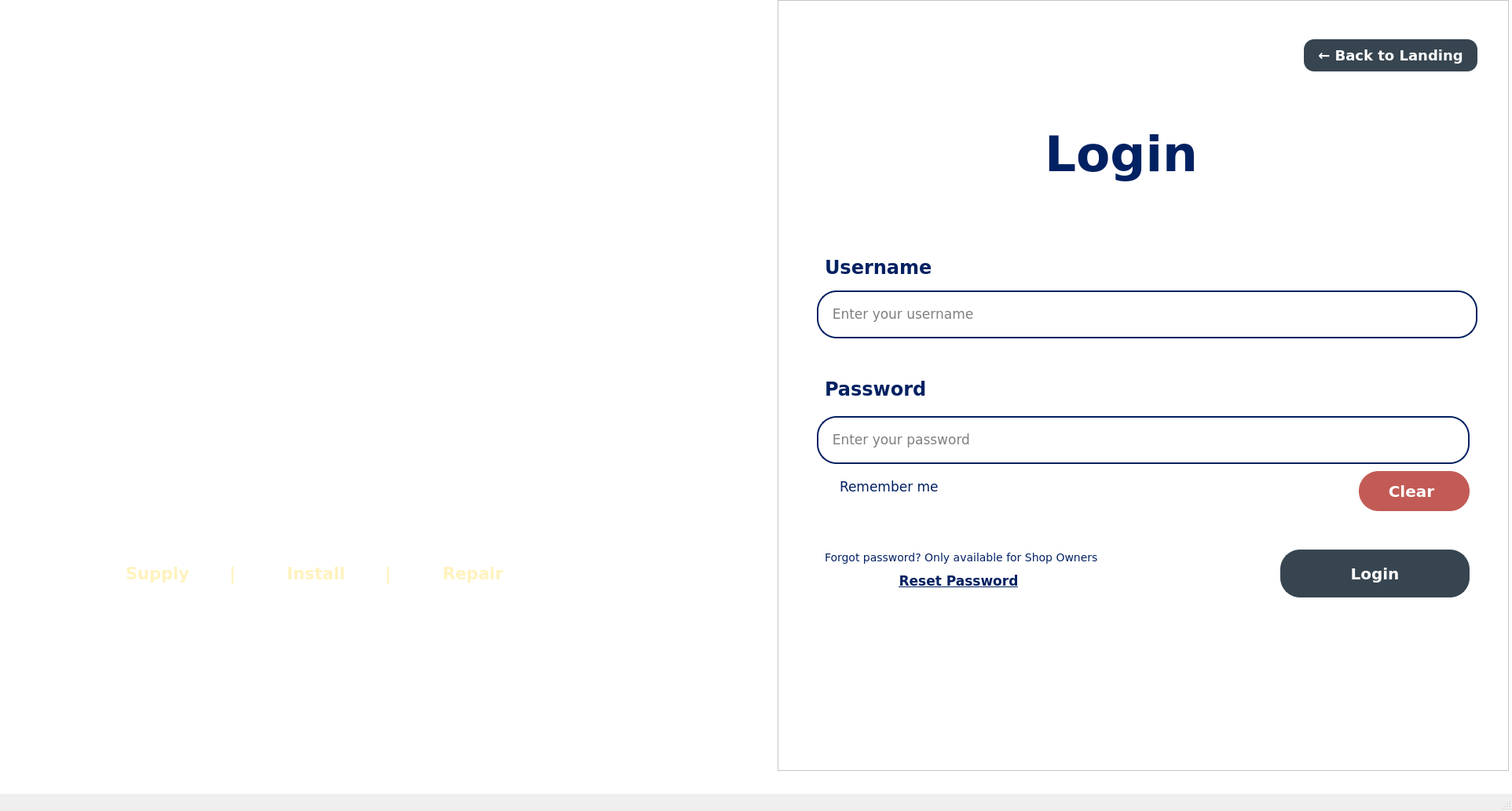
<?xml version="1.0" encoding="UTF-8"?>
<ui version="4.0">
 <class>LOGIN</class>
 <widget class="QMainWindow" name="LOGIN">
  <property name="geometry">
   <rect>
    <x>0</x>
    <y>0</y>
    <width>1925</width>
    <height>1033</height>
   </rect>
  </property>
  <property name="maximumSize">
   <size>
    <width>16777215</width>
    <height>16777215</height>
   </size>
  </property>
  <property name="windowTitle">
   <string>Inventory and Sales Management System</string>
  </property>
  <widget class="QWidget" name="centralwidget">
   <property name="styleSheet">
    <string notr="true">background-color: white;</string>
   </property>
   <widget class="QLabel" name="PIC">
    <property name="geometry">
     <rect>
      <x>0</x>
      <y>0</y>
      <width>1921</width>
      <height>982</height>
     </rect>
    </property>
    <property name="minimumSize">
     <size>
      <width>100</width>
      <height>40</height>
     </size>
    </property>
    <property name="maximumSize">
     <size>
      <width>16777215</width>
      <height>16777215</height>
     </size>
    </property>
    <property name="text">
     <string/>
    </property>
    <property name="pixmap">
     <pixmap>:/JJimages/PIC_log_sign_in.png</pixmap>
    </property>
    <property name="scaledContents">
     <bool>true</bool>
    </property>
   </widget>
   <widget class="QLabel" name="label">
    <property name="geometry">
     <rect>
      <x>270</x>
      <y>130</y>
      <width>451</width>
      <height>331</height>
     </rect>
    </property>
    <property name="styleSheet">
     <string notr="true">background-color: transparent;</string>
    </property>
    <property name="text">
     <string/>
    </property>
    <property name="pixmap">
     <pixmap>:/JJimages/JJLOGO.png</pixmap>
    </property>
    <property name="scaledContents">
     <bool>true</bool>
    </property>
   </widget>
   <widget class="QFrame" name="frame">
    <property name="geometry">
     <rect>
      <x>990</x>
      <y>0</y>
      <width>931</width>
      <height>982</height>
     </rect>
    </property>
    <property name="frameShape">
     <enum>QFrame::StyledPanel</enum>
    </property>
    <property name="frameShadow">
     <enum>QFrame::Raised</enum>
    </property>
    <widget class="QCheckBox" name="checkBox_rememberme">
     <property name="geometry">
      <rect>
       <x>60</x>
       <y>610</y>
       <width>201</width>
       <height>20</height>
      </rect>
     </property>
     <property name="font">
      <font>
       <family>Verdana</family>
       <pointsize>13</pointsize>
      </font>
     </property>
     <property name="styleSheet">
      <string notr="true">color: #022162;
font-family: &quot;Verdana&quot;, sans-serif; 
background: transparent;</string>
     </property>
     <property name="text">
      <string>Remember me</string>
     </property>
    </widget>
    <widget class="QPushButton" name="pushButton_xtolanding">
     <property name="geometry">
      <rect>
       <x>670</x>
       <y>50</y>
       <width>221</width>
       <height>41</height>
      </rect>
     </property>
     <property name="font">
      <font>
       <family>Verdana</family>
       <pointsize>-1</pointsize>
       <weight>87</weight>
       <bold>true</bold>
      </font>
     </property>
     <property name="styleSheet">
      <string notr="true">border-radius: 13px; 
padding: 1px; 
font-weight: 700;
font-family: &quot;Verdana&quot;, sans-serif; 
font-size: 18px;
background-color: #374550; 
color: white;</string>
     </property>
     <property name="text">
      <string>← Back to Landing</string>
     </property>
    </widget>
    <widget class="QLabel" name="label_2">
     <property name="geometry">
      <rect>
       <x>340</x>
       <y>130</y>
       <width>261</width>
       <height>131</height>
      </rect>
     </property>
     <property name="font">
      <font>
       <family>Verdana</family>
       <pointsize>47</pointsize>
       <weight>87</weight>
       <bold>true</bold>
      </font>
     </property>
     <property name="styleSheet">
      <string notr="true">color: #022162;
font-weight: 700;
font-family: &quot;Verdana&quot;, sans-serif; 
background: transparent;</string>
     </property>
     <property name="text">
      <string>Login</string>
     </property>
    </widget>
    <widget class="QLabel" name="username">
     <property name="geometry">
      <rect>
       <x>60</x>
       <y>310</y>
       <width>181</width>
       <height>61</height>
      </rect>
     </property>
     <property name="font">
      <font>
       <family>Verdana</family>
       <pointsize>18</pointsize>
       <weight>87</weight>
       <bold>true</bold>
      </font>
     </property>
     <property name="styleSheet">
      <string notr="true">color: #022162;
font-weight: 700;
font-family: &quot;Verdana&quot;, sans-serif; 
background: transparent;</string>
     </property>
     <property name="text">
      <string>Username</string>
     </property>
    </widget>
    <widget class="QLabel" name="password">
     <property name="geometry">
      <rect>
       <x>60</x>
       <y>460</y>
       <width>181</width>
       <height>71</height>
      </rect>
     </property>
     <property name="font">
      <font>
       <family>Verdana</family>
       <pointsize>18</pointsize>
       <weight>87</weight>
       <bold>true</bold>
      </font>
     </property>
     <property name="styleSheet">
      <string notr="true">color: #022162;
font-weight: 700;
font-family: &quot;Verdana&quot;, sans-serif; 
background: transparent;</string>
     </property>
     <property name="text">
      <string>Password</string>
     </property>
    </widget>
    <widget class="QLineEdit" name="login_usrname">
     <property name="geometry">
      <rect>
       <x>50</x>
       <y>370</y>
       <width>841</width>
       <height>61</height>
      </rect>
     </property>
     <property name="font">
      <font>
       <family>Verdana</family>
       <pointsize>13</pointsize>
      </font>
     </property>
     <property name="styleSheet">
      <string notr="true">border: 2px solid #022162; 
border-radius: 25px; 
padding: 5px;
font-family: &quot;Verdana&quot;, sans-serif; </string>
     </property>
     <property name="placeholderText">
      <string>  Enter your username</string>
     </property>
    </widget>
    <widget class="QLineEdit" name="login_password">
     <property name="geometry">
      <rect>
       <x>50</x>
       <y>530</y>
       <width>831</width>
       <height>61</height>
      </rect>
     </property>
     <property name="font">
      <font>
       <family>Verdana</family>
       <pointsize>13</pointsize>
      </font>
     </property>
     <property name="styleSheet">
      <string notr="true">border: 2px solid #022162; 
border-radius: 25px; 
padding: 5px;
font-family: &quot;Verdana&quot;, sans-serif; </string>
     </property>
     <property name="echoMode">
      <enum>QLineEdit::Password</enum>
     </property>
     <property name="placeholderText">
      <string>  Enter your password</string>
     </property>
    </widget>
    <widget class="QPushButton" name="pushButton_LOGIN">
     <property name="geometry">
      <rect>
       <x>640</x>
       <y>700</y>
       <width>241</width>
       <height>61</height>
      </rect>
     </property>
     <property name="font">
      <font>
       <family>Verdana</family>
       <pointsize>15</pointsize>
       <weight>87</weight>
       <bold>true</bold>
      </font>
     </property>
     <property name="styleSheet">
      <string notr="true">border: 2px solid #374550; 
border-radius: 25px; 
padding: 5px; 
font-weight: 700;
font-family: &quot;Verdana&quot;, sans-serif; 
background-color: #374550; 
color: white;</string>
     </property>
     <property name="text">
      <string>Login</string>
     </property>
    </widget>
    <widget class="QLabel" name="forgotPassLabel">
     <property name="geometry">
      <rect>
       <x>60</x>
       <y>680</y>
       <width>351</width>
       <height>61</height>
      </rect>
     </property>
     <property name="font">
      <font>
       <family>Verdana</family>
       <pointsize>-1</pointsize>
       <weight>50</weight>
       <bold>false</bold>
      </font>
     </property>
     <property name="styleSheet">
      <string notr="true">color: #022162;
font-family: &quot;Verdana&quot;, sans-serif; 
font-size: 14px;
background: transparent;</string>
     </property>
     <property name="text">
      <string>Forgot password? Only available for Shop Owners</string>
     </property>
    </widget>
    <widget class="QPushButton" name="pushButton_forgotPass_login_page">
     <property name="geometry">
      <rect>
       <x>120</x>
       <y>720</y>
       <width>221</width>
       <height>41</height>
      </rect>
     </property>
     <property name="font">
      <font>
       <family>Verdana</family>
       <pointsize>13</pointsize>
       <weight>87</weight>
       <bold>true</bold>
       <underline>true</underline>
      </font>
     </property>
     <property name="styleSheet">
      <string notr="true">border-radius: 25px; 
padding: 5px; 
font-weight: 700;
font-family: &quot;Verdana&quot;, sans-serif; 
background-color: transparent; 
color: #022162;</string>
     </property>
     <property name="text">
      <string>Reset Password</string>
     </property>
    </widget>
    <widget class="QPushButton" name="togglePasswordButton">
     <property name="geometry">
      <rect>
       <x>810</x>
       <y>540</y>
       <width>51</width>
       <height>41</height>
      </rect>
     </property>
     <property name="styleSheet">
      <string notr="true">QPushButton#togglePasswordButton {
    border: none;          /* Removes the border */
    background-color: transparent; /* Transparent background */
    padding: 2px;          /* Optional: Adds a bit of spacing */
}

</string>
     </property>
     <property name="text">
      <string/>
     </property>
     <property name="icon">
      <iconset>
       <normaloff>../../../Downloads/EYE.png</normaloff>../../../Downloads/EYE.png</iconset>
     </property>
     <property name="iconSize">
      <size>
       <width>45</width>
       <height>45</height>
      </size>
     </property>
    </widget>
    <widget class="QPushButton" name="pushButton_clearLogins">
     <property name="geometry">
      <rect>
       <x>740</x>
       <y>600</y>
       <width>141</width>
       <height>51</height>
      </rect>
     </property>
     <property name="font">
      <font>
       <family>Verdana</family>
       <pointsize>-1</pointsize>
       <weight>75</weight>
       <bold>true</bold>
      </font>
     </property>
     <property name="styleSheet">
      <string notr="true">border-radius: 25px; 
padding: 5px; 
font-size: 20px;
font-family: &quot;Verdana&quot;, sans-serif; 
background-color: #c25b55; 
color: white;</string>
     </property>
     <property name="text">
      <string>Clear </string>
     </property>
    </widget>
   </widget>
   <widget class="QFrame" name="jframe">
    <property name="geometry">
     <rect>
      <x>-10</x>
      <y>460</y>
      <width>951</width>
      <height>431</height>
     </rect>
    </property>
    <property name="styleSheet">
     <string notr="true">background: transparent;</string>
    </property>
    <property name="frameShape">
     <enum>QFrame::StyledPanel</enum>
    </property>
    <property name="frameShadow">
     <enum>QFrame::Raised</enum>
    </property>
    <widget class="QLabel" name="label_18">
     <property name="geometry">
      <rect>
       <x>120</x>
       <y>20</y>
       <width>771</width>
       <height>111</height>
      </rect>
     </property>
     <property name="font">
      <font>
       <family>Verdana</family>
       <pointsize>24</pointsize>
       <weight>87</weight>
       <bold>true</bold>
      </font>
     </property>
     <property name="styleSheet">
      <string notr="true">color: #ffffff;
font-weight: 700;
font-family: &quot;Verdana&quot;, sans-serif; 
background: transparent;
</string>
     </property>
     <property name="text">
      <string>J &amp; J Roofsteel and Gutter Supply</string>
     </property>
    </widget>
    <widget class="QLabel" name="label_6">
     <property name="geometry">
      <rect>
       <x>340</x>
       <y>110</y>
       <width>291</width>
       <height>61</height>
      </rect>
     </property>
     <property name="font">
      <font>
       <family>Verdana</family>
       <pointsize>18</pointsize>
       <weight>87</weight>
       <bold>true</bold>
      </font>
     </property>
     <property name="styleSheet">
      <string notr="true">color: #ffffff;
font-weight: 700;
font-family: &quot;Verdana&quot;, sans-serif; 
background: transparent;
</string>
     </property>
     <property name="text">
      <string>Moalboal Branch</string>
     </property>
    </widget>
    <widget class="QLabel" name="label_11">
     <property name="geometry">
      <rect>
       <x>170</x>
       <y>250</y>
       <width>631</width>
       <height>41</height>
      </rect>
     </property>
     <property name="font">
      <font>
       <family>Verdana</family>
       <pointsize>16</pointsize>
       <weight>87</weight>
       <bold>true</bold>
      </font>
     </property>
     <property name="styleSheet">
      <string notr="true">color: #fff2bd; 
font-weight: 700;
font-family: &quot;Verdana&quot;, sans-serif; 
background: transparent; 
</string>
     </property>
     <property name="text">
      <string>Supply       |         Install       |         Repair    </string>
     </property>
    </widget>
   </widget>
  </widget>
  <widget class="QMenuBar" name="menubar">
   <property name="geometry">
    <rect>
     <x>0</x>
     <y>0</y>
     <width>1925</width>
     <height>26</height>
    </rect>
   </property>
  </widget>
  <widget class="QStatusBar" name="statusbar"/>
 </widget>
 <resources>
  <include location="../../../Downloads/jj_owner_resources.qrc"/>
  <include location="../resources/resources.qrc"/>
 </resources>
 <connections/>
</ui>
